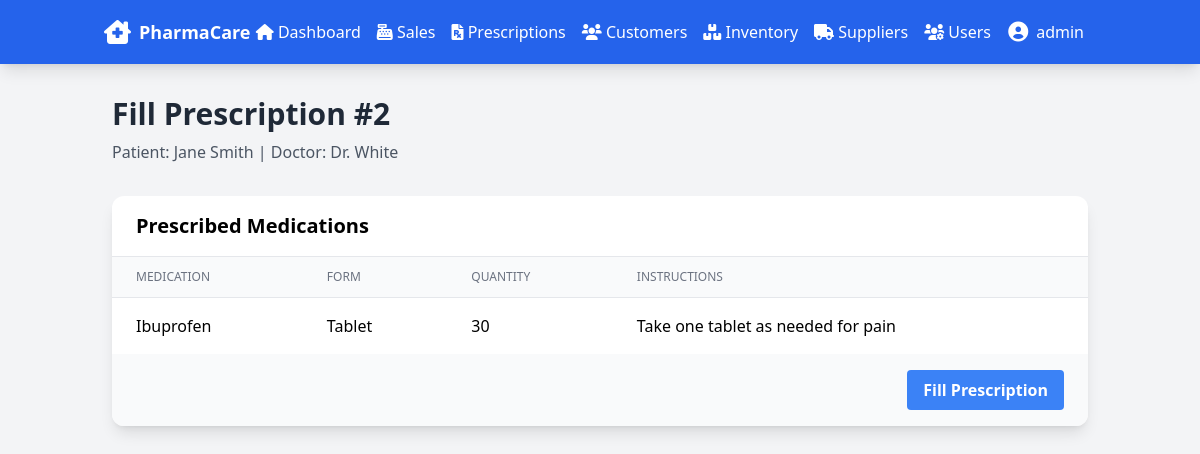
Screenshot of /prescriptions/fill_prescription.php?id=2 (signed in) with the database file from the repository.
### tables this page shows
CREATE TABLE PRESCRIPTION (
    prescription_id INT PRIMARY KEY AUTO_INCREMENT,
    customer_id INT,
    doctor_id INT,
    prescription_date DATE,
    status VARCHAR(20),
    user_id INT,
    FOREIGN KEY (customer_id) REFERENCES CUSTOMER(customer_id),
    FOREIGN KEY (doctor_id) REFERENCES DOCTOR(doctor_id),
    FOREIGN KEY (user_id) REFERENCES USER(user_id)
);

CREATE TABLE CUSTOMER (
    customer_id INT PRIMARY KEY AUTO_INCREMENT,
    name VARCHAR(100) NOT NULL,
    contact_info VARCHAR(200),
    registration_date DATE
);

CREATE TABLE DOCTOR (
    doctor_id INT PRIMARY KEY AUTO_INCREMENT,
    name VARCHAR(100) NOT NULL,
    specialization VARCHAR(100),
    contact_info VARCHAR(200)
);

CREATE TABLE DRUG (
    drug_id INT PRIMARY KEY AUTO_INCREMENT,
    name VARCHAR(100) NOT NULL,
    description VARCHAR(200),
    dosage_form VARCHAR(50),
    category_id INT,
    FOREIGN KEY (category_id) REFERENCES DRUG_CATEGORY(category_id)
);

CREATE TABLE PRESCRIPTION_ITEM (
    prescription_item_id INT PRIMARY KEY AUTO_INCREMENT,
    prescription_id INT,
    drug_id INT,
    quantity INT NOT NULL,
    dosage_instructions VARCHAR(200),
    FOREIGN KEY (prescription_id) REFERENCES PRESCRIPTION(prescription_id),
    FOREIGN KEY (drug_id) REFERENCES DRUG(drug_id)
);

### prescriptions/fill_prescription.php (the view, shortened to what this page needs)
<?php
require_once '../includes/db_connect.php';
include_once '../includes/header.php';
$prescription_id = isset($_GET['id']) ? (int)$_GET['id'] : 0;
$query = "
    SELECT
        p.*,
        c.name as customer_name,
        d.name as doctor_name,
        pi.prescription_item_id,
        pi.quantity as prescribed_quantity,
        pi.dosage_instructions,
        dr.drug_id,
        dr.name as drug_name,
        dr.dosage_form
    FROM PRESCRIPTION p
    JOIN CUSTOMER c ON p.customer_id = c.customer_id
    JOIN DOCTOR d ON p.doctor_id = d.doctor_id
    JOIN PRESCRIPTION_ITEM pi ON p.prescription_id = pi.prescription_id
    JOIN DRUG dr ON pi.drug_id = dr.drug_id
    WHERE p.prescription_id = ? AND p.status != 'Filled'
";
$stmt = $pdo->prepare($query);
$stmt->execute([$prescription_id]);
$items = $stmt->fetchAll();
?>
<div class="container mx-auto px-6 py-8">
    <div class="flex justify-between items-center mb-8">
        <div>
            <h2 class="text-3xl font-bold text-gray-800">Fill Prescription #<?php echo $prescription_id; ?></h2>
            <p class="text-gray-600 mt-2">
                Patient: <?php echo htmlspecialchars($items[0]['customer_name']); ?> |
                Doctor: <?php echo htmlspecialchars($items[0]['doctor_name']); ?>
            </p>
        </div>
    </div>
    <form method="POST" class="bg-white rounded-xl shadow-lg overflow-hidden">
        <div class="px-6 py-4 border-b border-gray-200">
            <h3 class="text-xl font-semibold">Prescribed Medications</h3>
        </div>
        <table class="min-w-full divide-y divide-gray-200">
            <thead class="bg-gray-50">
                <tr>
                    <th class="px-6 py-3 text-left text-xs font-medium text-gray-500 uppercase">Medication</th>
                    <th class="px-6 py-3 text-left text-xs font-medium text-gray-500 uppercase">Form</th>
                    <th class="px-6 py-3 text-left text-xs font-medium text-gray-500 uppercase">Quantity</th>
                    <th class="px-6 py-3 text-left text-xs font-medium text-gray-500 uppercase">Instructions</th>
                </tr>
            </thead>
            <tbody class="bg-white divide-y divide-gray-200">
                <?php foreach ($items as $item): ?>
                    <tr>
                        <td class="px-6 py-4"><?php echo htmlspecialchars($item['drug_name']); ?></td>
                        <td class="px-6 py-4"><?php echo htmlspecialchars($item['dosage_form']); ?></td>
                        <td class="px-6 py-4"><?php echo $item['prescribed_quantity']; ?></td>
                        <td class="px-6 py-4"><?php echo htmlspecialchars($item['dosage_instructions']); ?></td>
                    </tr>
                <?php endforeach; ?>
            </tbody>
        </table>
        <div class="px-6 py-4 bg-gray-50 text-right">
            <button type="submit" class="bg-blue-500 hover:bg-blue-700 text-white font-bold py-2 px-4 rounded">
                Fill Prescription
            </button>
        </div>
    </form>
</div>

### rows the page displays
prescription: customer.name "Jane Smith", doctor.name "Dr. White", drug.name "Ibuprofen", drug.dosage_form "Tablet", prescription_item.quantity "30", prescription_item.dosage_instructions "Take one tablet as needed for pain"

### other values shown
$_SESSION['username'] "admin"
$prescription_id "2"
